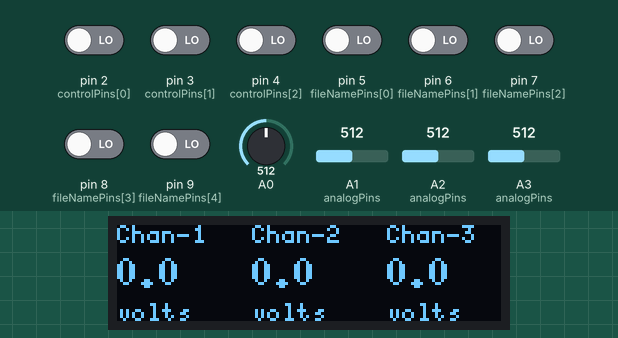
A sketch run on a simulated Arduino Uno, built with avr-gcc and run on an emulated ATmega328P. Shown: 128×32 one-colour display. The test bench sets the inputs (shaded band); at power-on: pin 2 (controlPins[0]), pin 3 (controlPins[1]), pin 4 (controlPins[2]), pin 5 (fileNamePins[0]), pin 6 (fileNamePins[1]), pin 7 (fileNamePins[2]), pin 8 (fileNamePins[3]), pin 9 (fileNamePins[4]) LOW, A0 = 512, A1 (analogPins) = 512, A2 (analogPins) = 512, A3 (analogPins) = 512. Storage starts empty; what the sketch prints to the serial monitor is not drawn.

Above: at 2.7 s.
2.8 s: A0 set to 716
At 4.0 s:
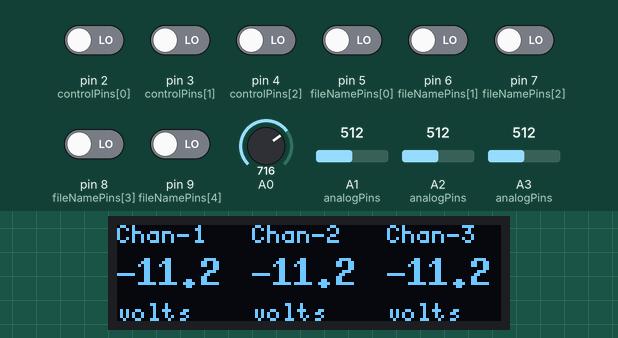
4.7 s: A1 (analogPins) set to 716
At 5.5 s:
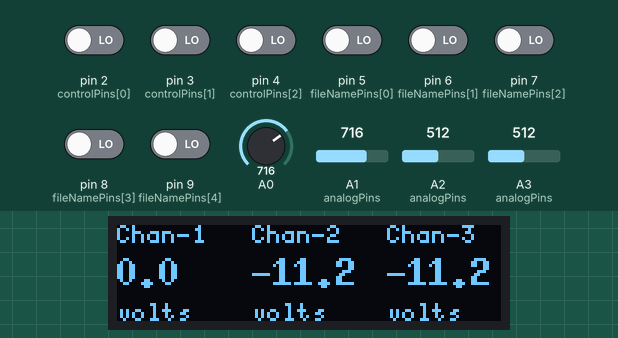
6.5 s: A2 (analogPins) set to 716
At 7.8 s:
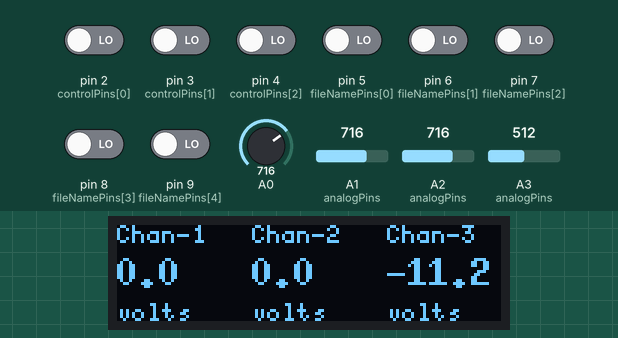
8.3 s: A3 (analogPins) set to 306
At 9.6 s:
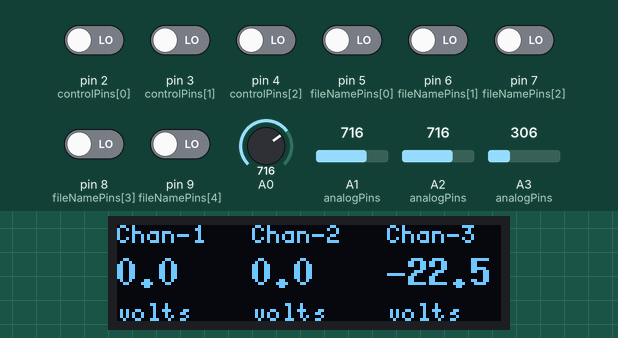
10.1 s: A0 set to 992
At 11.9 s:
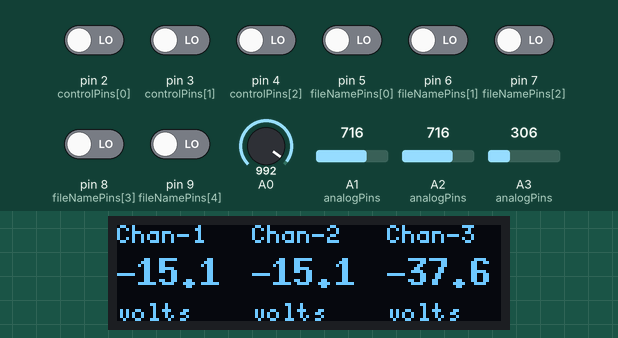
Timing chart, 0 to 13.4 s (numbered marks = the images above; inputs shaded):
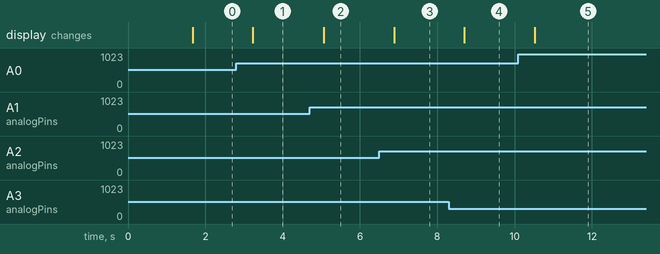

The sketch:

Spruce-Voltmeter--SD-lessSerial.ino
```cpp
/*
 * Code based on a project by Shahariar
 * Find the original project and Code @
 * https://create.arduino.cc/projecthub/PSoC_Rocks/arduino-negative-voltmeter-993902
 *
 *
 * This version uses MINIMAL serial so that OLED, SD, and everything works.
 * May 9 2022
 * See SV-SD-DoesNotRun for bonus code
 *
 */

// LIBRARIES
// i2c and u8g library for 1306 oled display
#include <Wire.h>
#include "U8glib.h"
#include <SD.h>
#include <SPI.h>

// CONSTANTS
// 25V Reader
#define R_LOW 100           // 100k or 10k resistor, 1%, smd1206, 1/10 watt
#define R_HIGH 5000         // 5M or 500k  resistor, 1%, smd1206, 1/10 watt

// 5V Reader with larger resistors
//#define R_LOW 500
//#define R_HIGH 5000

// 5V Reader with Small Bois resistors
//#define R_LOW 100
//#define R_HIGH 1000

#define AREF 1.1            // Aref pin voltage
#define ADC_RESOLUTION 1023 // 10 bit ADC
#define SAMPSPER 150        // samples per read of analog pin for value averaging

U8GLIB_SSD1306_128X32 u8g(U8G_I2C_OPT_NONE);     // I2C OLED  Display instance

// File for Filing
File myFile;
// use 5 switches on DIP to name a file in binary
// utilized in FUNction: buildFileNameBinary()
// pins do not neet to be set up for a filename to be made,
// but filename will probably be 00000 or 11111
int fileNamePins[] = {5, 6, 7, 8, 9};
String fileName = "";

// measuring analog ins; for use with measureChannel() function
int analogPins[] = {A1, A2, A3};
int aPinsLength = 3;
int SIGFIGS = 5;           // How many figs to print/save

// Digitl Pin Control
// Use 3 DIP switches to manage writing of data from unused pins
// print/write "NULL" if current test lead is OFF
// NULL is wonderful
int controlPins[] = {2, 3, 4};

// keep track of number of lines save in SD file
int linesWritten = 0;
int linesPerSave = 50;

// Variables for volty maths
long half_Aref = 0; // adc 0 for reading half AREF = 550mv, should read 512
float voltVals[3];  // calculating measured voltVals from ADC ch 1-3

// control if Serial is used for printing/debugging
bool printSerial = true;

// measure the length of one data cycle
int currentMs;
int lastMs;
int thisCycleMs;

//////////////////////////////////////////////////////////
void setup() {
  if (printSerial) {
    Serial.begin(9600);
    while(!Serial) {;}
  }
  // generate 5 letter string from DIP switch on digiPins
  // assigned @ fileNamePins[] = {5, 6, 7, 8, 9};
  // these pins should be set BEFORE powering ard if you want a unique name
  fileName = buildFileNameBinary();

  delay(500);

  if(!SD.begin(10)) { //10 is the pin our SD card reader is designed to speak to.
    if (printSerial) {
      Serial.println("Failure\tCheck SD card is inserted and wired properly ... unless it is not");
    }
    while(1);
  }

  myFile = SD.open(fileName, FILE_WRITE);
  if (printSerial) {
    Serial.print("Opening SD file for writing of Data, Please: ");
    Serial.println(fileName);
  }

  delay(500);                // delay to make sure ADC is stable
  analogReference(INTERNAL); // set 1.1v internal reference
  delay(500);                // delay to stabilize aref voltage


  u8g.setRot180();           // change display orientation

  currentMs = millis();      // start millis() timer
  lastMs = millis();
}

//////////////////////////////////////////////////////////
void loop() {
  if (linesWritten < linesPerSave) {

    delay(5); // delay before using I2C OLED
    // refresh i2c oled with updated value

    u8g.firstPage();
    do {
      draw();
    }
    while( u8g.nextPage() );
    delay(5);

    // clear variables old value
    half_Aref = 0;

    //////////////////////////////////////////////////////////////////////
    /// Half AREF measurement ///
    int dump = analogRead(A0); // discard first adc convertion
    delay(10); // delay for channel switching stabilizaion

    // sum a number of samples
    for (int i=0; i<SAMPSPER; i++)
    {
      half_Aref = half_Aref+analogRead(A0);
    }

    // average the samples: we enjoy improved accuracy by doing this
    half_Aref = half_Aref/SAMPSPER;


    //////////////////////////////////////////////////////////////////////
    // measure each pin
    for (int i = 0; i < aPinsLength; i++) {
      voltVals[i] = measureChannel(analogPins[i], half_Aref);
    }

    //////////////////////////////////////////////////////////////////////
    /*
    if (printSerial) {
      Serial.print(half_Aref);
      Serial.println("V");
    }
    */

    // Format string for Serial
    if (printSerial) {
      for (int i = 0; i < aPinsLength; i++) {
        if (i == aPinsLength - 1) {
          if (digitalRead(controlPins[i])) {
            Serial.print(voltVals[i], SIGFIGS);
          }
          else {
            Serial.print("NULL");
          }
          Serial.print("\t");
        // end w/ beatiful half_Aref value
        Serial.println(half_Aref);
        }
        else {
          if (digitalRead(controlPins[i])) {
            Serial.print(voltVals[i], SIGFIGS);
          }
          else {
            Serial.print("NULL");
          }
          Serial.print("\t\t");
        }
      }
    }

    // Format string for saving on SD card
    if (myFile) {
      // print to myFile
      for (int i = 0; i < aPinsLength; i++) {
        if (i == aPinsLength - 1) {
          if (digitalRead(controlPins[i])) {
            myFile.print(voltVals[i], SIGFIGS);
          }
          else {
            myFile.print("NULL");
          }
          //myFile.print(";");
          myFile.print(", ");
        }
        else {
          if (digitalRead(controlPins[i])) {
            myFile.print(voltVals[i], SIGFIGS);
          }
          else {
            myFile.print("NULL");
          }
          myFile.print(", ");
        }
      }
    }
    else {
      if (printSerial) {
        Serial.println("Error sending data to SD card. Call for help.");
      }
    }
    printMs();
    linesWritten += 1;
  }

  // save current sd file, re-open same file + wait a bit
  else if (linesWritten >= linesPerSave) {
    //printMs();
    myFile.flush(); //ensure bytes are written to SD, preserve data with powerloss
    linesWritten = 0;
  }
}

//////////////////////////////////////////////////////////
/// Oled Loop Draw Function ///

void draw() {

  // set font for text
  u8g.setFont(u8g_font_5x8);
  u8g.drawStr( 0, 6, "Chan-1   Chan-2   Chan-3");

  // set font for number
  u8g.setFont(u8g_font_7x13B);

  // print voltages measured on OLED
  u8g.setPrintPos(0, 20);u8g.print(voltVals[0],1);
  u8g.setPrintPos(45, 20);u8g.print(voltVals[1],1);
  u8g.setPrintPos(90, 20);u8g.print(voltVals[2],1);

  // set font and print units
  u8g.setFont(u8g_font_5x8);
  u8g.drawStr( 0, 32, "volts    volts    volts");
}

///////////////////////////////////////////////////////////////////////
// FUNctions!
///////////////////////////////////////////////////////////////////////

void printMs() {
  // check how long this void loop took
  // print it
  currentMs = millis();
  thisCycleMs = currentMs-lastMs;
  myFile.print(thisCycleMs);
  myFile.println(";");
  lastMs = currentMs;
}

String buildFileNameBinary() {
  // collect digiPins and make a string!
  // change filename extension and impress your friends
  String s;
  for (int i = 0; i < 5; i++) {
    s += String(digitalRead(fileNamePins[i]));
  }
  s = s + ".txt";
  return s;
}

float measureChannel(int pin, long h_aref) {
 /* measure an analog pin (as defined in analogPins[])
  * return adjusted voltage value v, a float
  */
  long ch = 0;
  float v;

  int dump = analogRead(pin); // forget about that first read bay bee
  delay(10);
  for (int i = 0; i < SAMPSPER; i++) {
    ch = ch + analogRead(pin);
  }
  ch /= SAMPSPER;
  ch -= h_aref;
  v = ch *((R_LOW+R_HIGH)/R_LOW)*(AREF)/ADC_RESOLUTION;
  return v;
}
```

Measured:
- after the input at 2.8 s, the display: changes after 0.42 s (image 1)
- after the input at 4.7 s, the display: changes after 0.36 s (image 2)
- after the input at 6.5 s, the display: changes after 0.38 s (image 3)
- after the input at 8.3 s, the display: changes after 0.40 s (image 4)
- after the input at 10.1 s, the display: changes after 0.42 s (image 5)
